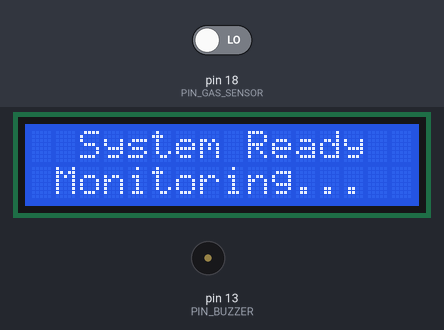
Bench run of a sketch on a simulated Arduino Pro Mini, built with avr-gcc and run on an emulated ATmega328P. On the bench: 16×2 character LCD, buzzer (waves = sounding, pin HIGH). The test bench sets the inputs (shaded band); at power-on: pin 18 (PIN_GAS_SENSOR) LOW. What the sketch prints to the serial monitor is not drawn.

Above: at 12.7 s.
12.8 s: pin 18 (PIN_GAS_SENSOR) driven HIGH
At 13.23 s:
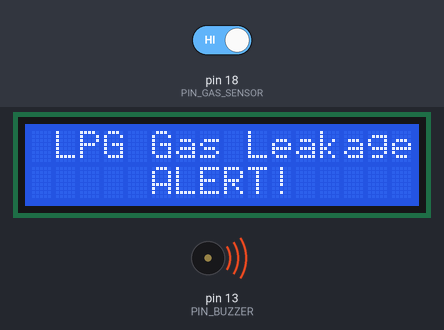
15.3 s: pin 18 (PIN_GAS_SENSOR) driven LOW
At 15.48 s:
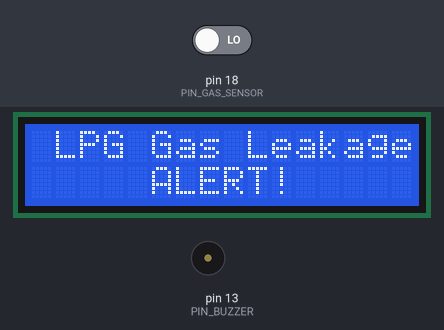
At 17.0 s:
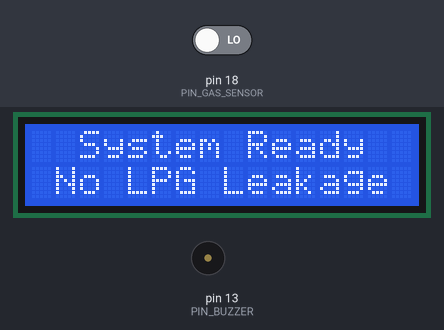
Timing chart, 0 to 18.5 s (numbered marks = the images above; inputs shaded):
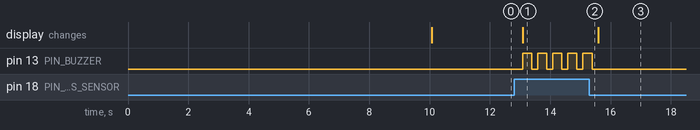

The sketch:

lpg_detector.ino
```cpp
// (licence header left out)
#include <LiquidCrystal.h>

/* --- Pin Definitions --- */
const uint8_t PIN_GAS_SENSOR  = 18;   // A4 used as digital input
const uint8_t PIN_BUZZER      = 13;   // To BC547 base via 1kΩ

/* --- LCD Configuration (RS, EN, D4, D5, D6, D7) --- */
LiquidCrystal lcd(7, 8, 9, 10, 11, 12);

/* --- Timing Constants --- */
const uint16_t SENSOR_WARMUP_MS  = 10000;  // 10-sec warm-up
const uint16_t POLL_INTERVAL_MS  = 500;    // Poll every 500ms
const uint16_t BLINK_ON_MS       = 300;    // Buzzer blink ON
const uint16_t BLINK_OFF_MS      = 200;    // Buzzer blink OFF

/* --- State Tracking --- */
bool previousLeakState = false;

/* ========================================================== */
/*  SETUP                                                     */
/* ========================================================== */
void setup() {
  Serial.begin(9600);
  Serial.println(F("LPG Gas Leakage Detector - Initializing..."));

  pinMode(PIN_GAS_SENSOR, INPUT);
  pinMode(PIN_BUZZER,     OUTPUT);
  digitalWrite(PIN_BUZZER, LOW);

  lcd.begin(16, 2);
  lcd.clear();

  /* Sensor warm-up indication */
  lcd.setCursor(0, 0);
  lcd.print(F("  LPG Detector  "));
  lcd.setCursor(0, 1);
  lcd.print(F("  Warming Up... "));

  delay(SENSOR_WARMUP_MS);

  /* Ready screen */
  lcd.clear();
  lcd.setCursor(0, 0);
  lcd.print(F("  System Ready  "));
  lcd.setCursor(0, 1);
  lcd.print(F(" Monitoring...  "));
  delay(1500);

  Serial.println(F("System ready. Monitoring active."));
}

/* ========================================================== */
/*  HELPERS                                                   */
/* ========================================================== */
void displaySafeState() {
  lcd.clear();
  lcd.setCursor(0, 0);
  lcd.print(F("  System Ready  "));
  lcd.setCursor(0, 1);
  lcd.print(F(" No LPG Leakage "));
}

void displayAlertState() {
  lcd.clear();
  lcd.setCursor(0, 0);
  lcd.print(F(" LPG Gas Leakage"));
  lcd.setCursor(0, 1);
  lcd.print(F("     ALERT!     "));
}

void activateBuzzer() {
  digitalWrite(PIN_BUZZER, HIGH);
  delay(BLINK_ON_MS);
  digitalWrite(PIN_BUZZER, LOW);
  delay(BLINK_OFF_MS);
}

/* ========================================================== */
/*  MAIN LOOP                                                 */
/* ========================================================== */
void loop() {
  bool gasDetected = (digitalRead(PIN_GAS_SENSOR) == HIGH);

  if (gasDetected) {
    if (!previousLeakState) {
      displayAlertState();
      Serial.println(F("[ALERT] LPG gas leakage detected!"));
      previousLeakState = true;
    }
    activateBuzzer();
  } else {
    digitalWrite(PIN_BUZZER, LOW);
    if (previousLeakState) {
      displaySafeState();
      Serial.println(F("[SAFE] No gas leakage detected."));
      previousLeakState = false;
    }
    delay(POLL_INTERVAL_MS);
  }
}
```

Measured:
- after the input at 12.8 s, pin 13 (PIN_BUZZER): alternates HIGH for 0.30 s and LOW for 0.20 s, starting after 0.28 s; the display: changes after 0.28 s (image 1)
- after the input at 15.3 s, pin 13 (PIN_BUZZER): goes on until 15.4 s, then stays LOW
